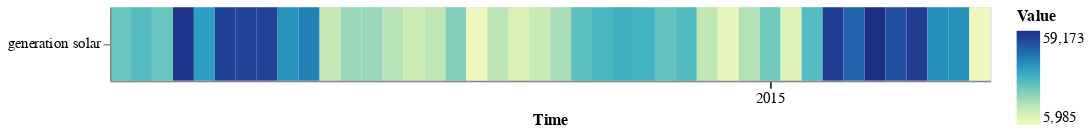

The notebook cell this image was saved under:
### Markdown cell above
with univariate TimeSeries

### Code cell
on.Plot(ts_uni.head(1000))\
    .add(on.marks.heatmap)\
    .properties(width=600, height=50)\
    .show()

### Figure 1 — Vega specification as saved in the notebook (floating-point values rounded to 4 significant figures)
{"$schema": "https://vega.github.io/schema/vega/v5.json", "data": [{"name": "source_0", "values": [{"sum_value": 27450.0, "variable": "generation solar", "yearmonthdate_time": "2015-01-01T00:00:00.000"}, {"sum_value": 30060.0, "variable": "generation solar", "yearmonthdate_time": "2015-01-02T00:00:00.000"}, {"sum_value": 27500.0, "variable": "generation solar", "yearmonthdate_time": "2015-01-03T00:00:00.000"}, {"sum_value": 57660.0, "variable": "generation solar", "yearmonthdate_time": "2015-01-04T00:00:00.000"}, {"sum_value": 37860.0, "variable": "generation solar", "yearmonthdate_time": "2015-01-05T00:00:00.000"}, {"sum_value": 54970.0, "variable": "generation solar", "yearmonthdate_time": "2015-01-06T00:00:00.000"}, {"sum_value": 54420.0, "variable": "generation solar", "yearmonthdate_time": "2015-01-07T00:00:00.000"}, {"sum_value": 54840.0, "variable": "generation solar", "yearmonthdate_time": "2015-01-08T00:00:00.000"}, {"sum_value": 39410.0, "variable": "generation solar", "yearmonthdate_time": "2015-01-09T00:00:00.000"}, {"sum_value": 43440.0, "variable": "generation solar", "yearmonthdate_time": "2015-01-10T00:00:00.000"}, {"sum_value": 15120.0, "variable": "generation solar", "yearmonthdate_time": "2015-01-11T00:00:00.000"}, {"sum_value": 21290.0, "variable": "generation solar", "yearmonthdate_time": "2015-01-12T00:00:00.000"}, {"sum_value": 21260.0, "variable": "generation solar", "yearmonthdate_time": "2015-01-13T00:00:00.000"}, {"sum_value": 17570.0, "variable": "generation solar", "yearmonthdate_time": "2015-01-14T00:00:00.000"}, {"sum_value": 14020.0, "variable": "generation solar", "yearmonthdate_time": "2015-01-15T00:00:00.000"}, {"sum_value": 16270.0, "variable": "generation solar", "yearmonthdate_time": "2015-01-16T00:00:00.000"}, {"sum_value": 23880.0, "variable": "generation solar", "yearmonthdate_time": "2015-01-17T00:00:00.000"}, {"sum_value": 5985.0, "variable": "generation solar", "yearmonthdate_time": "2015-01-18T00:00:00.000"}, {"sum_value": 16900.0, "variable": "generation solar", "yearmonthdate_time": "2015-01-19T00:00:00.000"}, {"sum_value": 11300.0, "variable": "generation solar", "yearmonthdate_time": "2015-01-20T00:00:00.000"}, {"sum_value": 14550.0, "variable": "generation solar", "yearmonthdate_time": "2015-01-21T00:00:00.000"}, {"sum_value": 19000.0, "variable": "generation solar", "yearmonthdate_time": "2015-01-22T00:00:00.000"}, {"sum_value": 29100.0, "variable": "generation solar", "yearmonthdate_time": "2015-01-23T00:00:00.000"}, {"sum_value": 31990.0, "variable": "generation solar", "yearmonthdate_time": "2015-01-24T00:00:00.000"}, {"sum_value": 33760.0, "variable": "generation solar", "yearmonthdate_time": "2015-01-25T00:00:00.000"}, {"sum_value": 32520.0, "variable": "generation solar", "yearmonthdate_time": "2015-01-26T00:00:00.000"}, {"sum_value": 27960.0, "variable": "generation solar", "yearmonthdate_time": "2015-01-27T00:00:00.000"}, {"sum_value": 30520.0, "variable": "generation solar", "yearmonthdate_time": "2015-01-28T00:00:00.000"}, {"sum_value": 15860.0, "variable": "generation solar", "yearmonthdate_time": "2015-01-29T00:00:00.000"}, {"sum_value": 8506.0, "variable": "generation solar", "yearmonthdate_time": "2015-01-30T00:00:00.000"}, {"sum_value": 17940.0, "variable": "generation solar", "yearmonthdate_time": "2015-01-31T00:00:00.000"}, {"sum_value": 26090.0, "variable": "generation solar", "yearmonthdate_time": "2015-02-01T00:00:00.000"}, {"sum_value": 10530.0, "variable": "generation solar", "yearmonthdate_time": "2015-02-02T00:00:00.000"}, {"sum_value": 30350.0, "variable": "generation solar", "yearmonthdate_time": "2015-02-03T00:00:00.000"}, {"sum_value": 55950.0, "variable": "generation solar", "yearmonthdate_time": "2015-02-04T00:00:00.000"}, {"sum_value": 48280.0, "variable": "generation solar", "yearmonthdate_time": "2015-02-05T00:00:00.000"}, {"sum_value": 59170.0, "variable": "generation solar", "yearmonthdate_time": "2015-02-06T00:00:00.000"}, {"sum_value": 52160.0, "variable": "generation solar", "yearmonthdate_time": "2015-02-07T00:00:00.000"}, {"sum_value": 56230.0, "variable": "generation solar", "yearmonthdate_time": "2015-02-08T00:00:00.000"}, {"sum_value": 40830.0, "variable": "generation solar", "yearmonthdate_time": "2015-02-09T00:00:00.000"}, {"sum_value": 40080.0, "variable": "generation solar", "yearmonthdate_time": "2015-02-10T00:00:00.000"}, {"sum_value": 6011.0, "variable": "generation solar", "yearmonthdate_time": "2015-02-11T00:00:00.000"}], "transform": [{"type": "formula", "expr": "toDate(datum['yearmonthdate_time'])", "as": "yearmonthdate_time"}]}, {"name": "source_0_x_domain_yearmonthdate_time", "values": [{"yearmonthdate_time": "2015-01-01T00:00:00.000"}, {"yearmonthdate_time": "2015-01-02T00:00:00.000"}, {"yearmonthdate_time": "2015-01-03T00:00:00.000"}, {"yearmonthdate_time": "2015-01-04T00:00:00.000"}, {"yearmonthdate_time": "2015-01-05T00:00:00.000"}, {"yearmonthdate_time": "2015-01-06T00:00:00.000"}, {"yearmonthdate_time": "2015-01-07T00:00:00.000"}, {"yearmonthdate_time": "2015-01-08T00:00:00.000"}, {"yearmonthdate_time": "2015-01-09T00:00:00.000"}, {"yearmonthdate_time": "2015-01-10T00:00:00.000"}, {"yearmonthdate_time": "2015-01-11T00:00:00.000"}, {"yearmonthdate_time": "2015-01-12T00:00:00.000"}, {"yearmonthdate_time": "2015-01-13T00:00:00.000"}, {"yearmonthdate_time": "2015-01-14T00:00:00.000"}, {"yearmonthdate_time": "2015-01-15T00:00:00.000"}, {"yearmonthdate_time": "2015-01-16T00:00:00.000"}, {"yearmonthdate_time": "2015-01-17T00:00:00.000"}, {"yearmonthdate_time": "2015-01-18T00:00:00.000"}, {"yearmonthdate_time": "2015-01-19T00:00:00.000"}, {"yearmonthdate_time": "2015-01-20T00:00:00.000"}, {"yearmonthdate_time": "2015-01-21T00:00:00.000"}, {"yearmonthdate_time": "2015-01-22T00:00:00.000"}, {"yearmonthdate_time": "2015-01-23T00:00:00.000"}, {"yearmonthdate_time": "2015-01-24T00:00:00.000"}, {"yearmonthdate_time": "2015-01-25T00:00:00.000"}, {"yearmonthdate_time": "2015-01-26T00:00:00.000"}, {"yearmonthdate_time": "2015-01-27T00:00:00.000"}, {"yearmonthdate_time": "2015-01-28T00:00:00.000"}, {"yearmonthdate_time": "2015-01-29T00:00:00.000"}, {"yearmonthdate_time": "2015-01-30T00:00:00.000"}, {"yearmonthdate_time": "2015-01-31T00:00:00.000"}, {"yearmonthdate_time": "2015-02-01T00:00:00.000"}, {"yearmonthdate_time": "2015-02-02T00:00:00.000"}, {"yearmonthdate_time": "2015-02-03T00:00:00.000"}, {"yearmonthdate_time": "2015-02-04T00:00:00.000"}, {"yearmonthdate_time": "2015-02-05T00:00:00.000"}, {"yearmonthdate_time": "2015-02-06T00:00:00.000"}, {"yearmonthdate_time": "2015-02-07T00:00:00.000"}, {"yearmonthdate_time": "2015-02-08T00:00:00.000"}, {"yearmonthdate_time": "2015-02-09T00:00:00.000"}, {"yearmonthdate_time": "2015-02-10T00:00:00.000"}, {"yearmonthdate_time": "2015-02-11T00:00:00.000"}], "transform": [{"type": "formula", "expr": "toDate(datum['yearmonthdate_time'])", "as": "yearmonthdate_time"}]}, {"name": "source_0_y_domain_variable", "values": [{"variable": "generation solar"}]}, {"name": "source_0_color_domain_sum_value", "values": [{"min": 5985.0, "max": 59170.0}]}], "marks": [{"type": "rect", "name": "layer_0_marks", "from": {"data": "source_0"}, "encode": {"update": {"x": {"field": "yearmonthdate_time", "scale": "x"}, "y": {"field": "variable", "scale": "y"}, "height": {"signal": "max(0.25, bandwidth('y'))"}, "width": {"signal": "max(0.25, bandwidth('x'))"}, "fill": {"field": "sum_value", "scale": "color"}}}, "style": ["rect"]}], "scales": [{"name": "x", "type": "band", "domain": {"data": "source_0_x_domain_yearmonthdate_time", "field": "yearmonthdate_time", "sort": true}, "range": [0, {"signal": "width"}], "paddingInner": 0, "paddingOuter": 0}, {"name": "y", "type": "band", "domain": {"data": "source_0_y_domain_variable", "field": "variable", "sort": true}, "range": [0, {"signal": "height"}], "paddingInner": 0, "paddingOuter": 0}, {"name": "color", "type": "linear", "domain": [{"signal": "(data(\"source_0_color_domain_sum_value\")[0] || {}).min"}, {"signal": "(data(\"source_0_color_domain_sum_value\")[0] || {}).max"}], "range": "heatmap", "interpolate": "hcl", "zero": false}], "axes": [{"scale": "x", "formatType": "time", "title": "Time", "labelOverlap": false, "labelBaseline": "top", "format": "%Y", "labelAngle": 0, "encode": {"labels": {"update": {"fill": [{"test": "month(datum.value) == 1 && date(datum.value) == 1", "value": "black"}, {"value": null}]}}, "ticks": {"update": {"stroke": [{"test": "month(datum.value) == 1 && date(datum.value) == 1", "value": "black"}, {"value": null}]}}}, "grid": false, "tickMinStep": {"signal": "datetime(2001, 0, 2, 0, 0, 0, 0) - datetime(2001, 0, 1, 0, 0, 0, 0)"}, "zindex": 1, "orient": "bottom"}, {"scale": "y", "orient": "left", "grid": false, "zindex": 1}], "legends": [{"title": "Value", "fill": "color", "gradientLength": {"signal": "clamp(height, 64, 200)"}}], "background": "white", "padding": 5, "width": 600, "height": 50, "style": "cell"}
